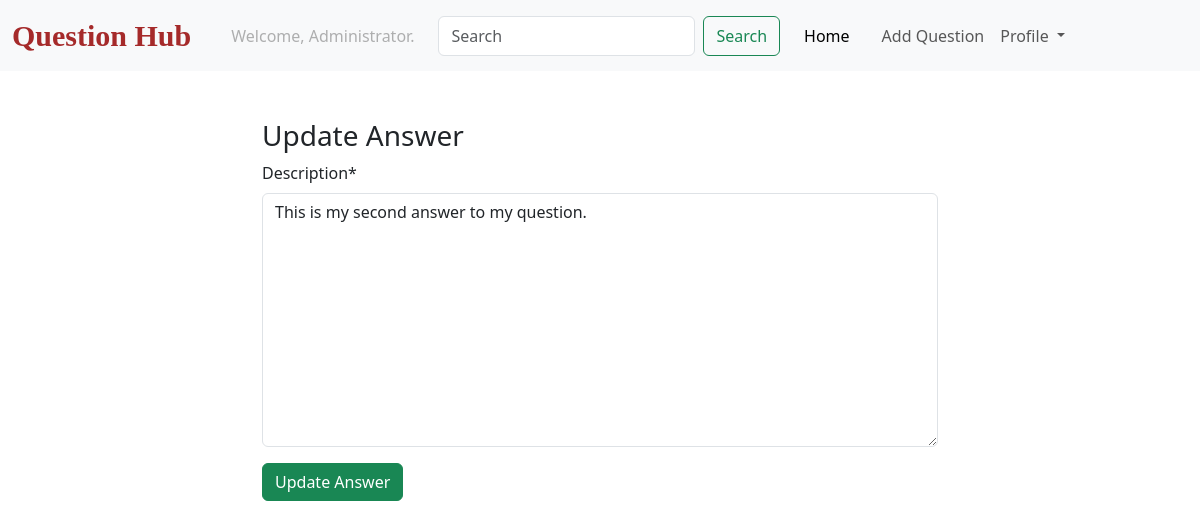
The app's page /answer/update/4/ (signed in) with its own data.
### users/models.py (models this page shows)
class CustomUser(AbstractUser):
    pass

### questions/models.py (models this page shows, shortened)
class Answer(models.Model):
    description = models.TextField()
    question = models.ForeignKey(Question, on_delete=models.CASCADE, related_name='answers')
    author = models.ForeignKey(settings.AUTH_USER_MODEL, on_delete=models.CASCADE)
    created_at = models.DateTimeField(auto_now_add=True)

### questions/views.py (the view)
# urls.py: path('answer/update/<int:id>/', update_answer, name='update_answer'),
@login_required
def update_answer(request, id):
    answer = get_object_or_404(Answer, id=id)
    form = AnswerUpdateForm(request.POST or None, instance=answer)
    if form.is_valid():
        form.save()
        return redirect('question_details', slug=answer.question.slug)
    return render(request, 'update_answer.html', {'form': form})

### questions/forms.py
class AnswerUpdateForm(forms.ModelForm):
    class Meta:
        model = Answer
        fields = ('description',)

### templates/update_answer.html (shortened to what this page needs)
{% extends 'base.html' %}
{% load crispy_forms_tags %}
{% block body %}
<div class="container mt-5 update-style">
    <h3>Update Answer</h3>
    <form action="" method="post" novalidate>
        {{form | crispy}}
        <input type="submit" value="Update Answer" class="btn btn-success">
    </form>
</div>
{% endblock body %}

### templates/navbar.html (shortened to what this page needs)
<nav class="navbar navbar-expand-lg bg-body-tertiary">
    <div class="container-fluid">
      <a class="navbar-brand text-style" href="{% url 'question_list' %}">Question Hub</a>
      <div class="collapse navbar-collapse" id="navbarSupportedContent">
        <ul class="navbar-nav me-auto mb-2 mb-lg-0">
          {% if request.user.is_authenticated %}
          <li class="nav-item mx-3">
            <a class="nav-link disabled">Welcome, {{request.user.username | title}}.</a>
          </li>
          <form class="d-flex" role="search">
            <input class="form-control me-2" type="search" placeholder="Search" aria-label="Search" name="q">
            <button class="btn btn-outline-success" type="submit">Search</button>
          </form>
          <li class="nav-item mx-3">
            <a class="nav-link active" aria-current="page" href="{% url 'question_list' %}">Home</a>
          </li>
          <li class="nav-item">
            <a class="nav-link" href="{% url 'create_question' %}">Add Question</a>
          </li>
          <li class="nav-item dropdown">
            <a class="nav-link dropdown-toggle" href="#" role="button" data-bs-toggle="dropdown" aria-expanded="false">
              Profile
            </a>
          </li>
          {% endif %}
        </ul>
      </div>
    </div>
  </nav>

### templates/update_answer.html (style rules this page uses)
.update-style { width:700px; height: auto; }

### templates/navbar.html (style rules this page uses)
.text-style { font-size: 30px !important; font-family: fantasy !important; color: brown !important; font-weight: bold !important; }

### records on screen
CustomUser: user.username "Administrator"
Answer: description "This is my second answer to my question."
